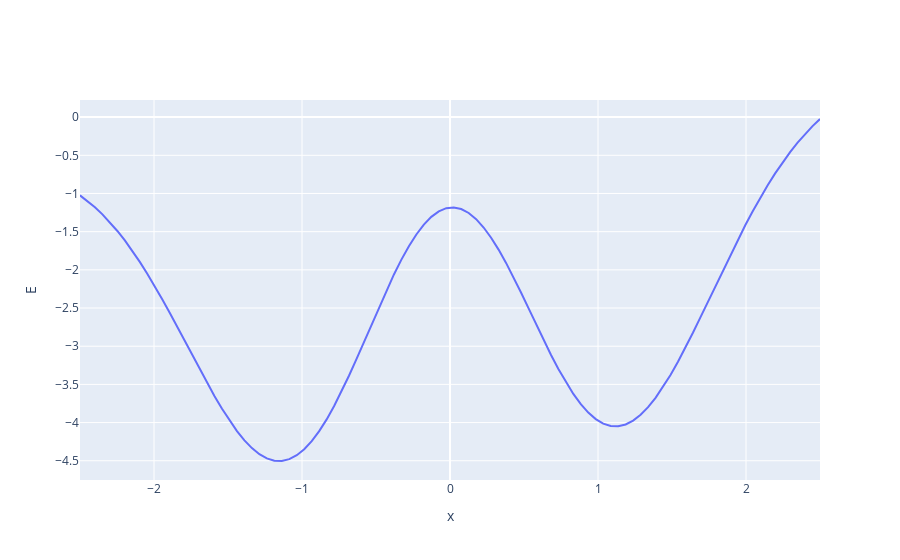

The notebook cell this image was saved under:
### Markdown cell above
This looks slightly different, specifically the minimum seem to be located at different positions from that in the paper. Let's plot $E=f(x)$:

### Code cell
fig = go.Figure(data=go.Scatter(x=x_illustrate, y=E(x_illustrate,0)))
fig.update_layout(
    xaxis_title="x",
    yaxis_title="E",
)
fig.show()
